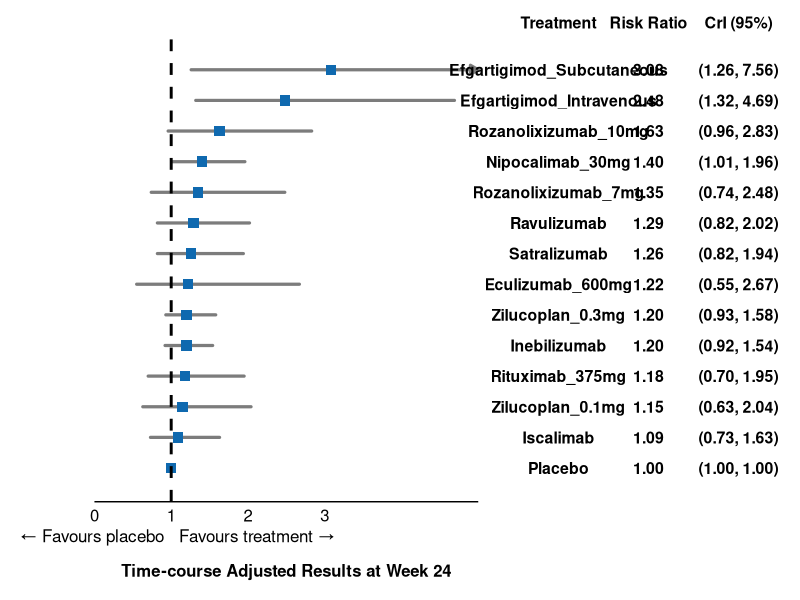
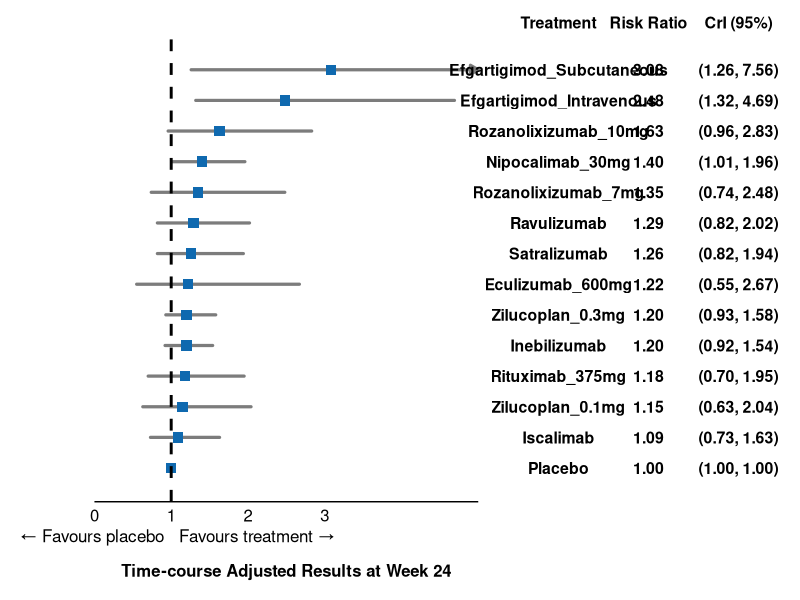

R code for these plots, in order:
library(tidyverse)
library(patchwork)

# suitably use setwd()
df <- openxlsx::read.xlsx("Table_10_QMG_3pt_improvement.xlsx")

# Preserve top-to-bottom order in the plot
df$Treatment <- factor(df$Treatment, levels = rev(df$Treatment))

# Label column combining RR and CrI, formatted with fixed decimals
df$RR_label  <- sprintf("%.2f", df$RR)
df$CrI_label <- sprintf("(%.2f, %.2f)", df$lower, df$upper)

# ---- Shared theme elements for row alignment ----
n <- nrow(df)

# ---- Axis limits & arrow logic ----
# Any CI that extends past these limits is truncated and gets an arrowhead
# on the truncated end(s) instead of running off the plot.
xlim_low  <- 0.0
xlim_high <- 5

df <- df %>%
  mutate(
    left_clip  = lower < xlim_low,
    right_clip = upper > xlim_high,
    seg_x      = ifelse(left_clip, xlim_low, lower),
    seg_xend   = ifelse(right_clip, xlim_high, upper)
  )

seg_none  <- filter(df, !left_clip & !right_clip)
seg_left  <- filter(df,  left_clip & !right_clip)
seg_right <- filter(df, !left_clip &  right_clip)
seg_both  <- filter(df,  left_clip &  right_clip)

arrow_spec <- function(ends) {
  arrow(angle = 30, length = unit(0.09, "inches"), ends = ends, type = "closed")
}

# ---- Forest plot (left panel)

p_forest <- ggplot(df, aes(x = RR, y = Treatment)) +
  # CI segments split by truncation status, each with the correct arrow ends
  geom_segment(
    data = seg_none,
    aes(x = seg_x, xend = seg_xend, y = Treatment, yend = Treatment),
    color = "#7C7C7C", linewidth = 1.1, lineend = "round"
  ) +
  geom_segment(
    data = seg_left,
    aes(x = seg_x, xend = seg_xend, y = Treatment, yend = Treatment),
    color = "#7C7C7C", linewidth = 1.1, lineend = "round", arrow = arrow_spec("first")
  ) +
  geom_segment(
    data = seg_right,
    aes(x = seg_x, xend = seg_xend, y = Treatment, yend = Treatment),
    color = "#7C7C7C", linewidth = 1.1, lineend = "round", arrow = arrow_spec("last")
  ) +
  geom_segment(
    data = seg_both,
    aes(x = seg_x, xend = seg_xend, y = Treatment, yend = Treatment),
    color = "#7C7C7C", linewidth = 1.1, lineend = "round", arrow = arrow_spec("both")
  ) +
  geom_point(size = 3.2, shape = 15, colour = "#0F69AF") +
  geom_vline(xintercept = 1,
             linetype = "dashed",
             color = "black",
             linewidth = 1) +
  annotate("text", x = 1, y = -0.15, label = "\u2190 Favours placebo",
           hjust = 1.05, vjust = 3, size = 4.3, color = "black") +
  annotate("text", x = 1, y = -0.15, label = "Favours treatment \u2192",
           hjust = -0.05, vjust = 3, size = 4.3, color = "black") +
  scale_x_continuous(
    breaks = seq(0, 3, 1), # tweak
    limits = c(xlim_low, xlim_high), # tweak
    expand = c(0, 0)
  ) +
  # Lock the y-axis order explicitly. Without this, splitting the CI lines
  # into several geom_segment() layers (one per clip scenario) can cause
  # ggplot to reorder the discrete y-axis based on which layer first
  # introduces each treatment, since each layer only holds a subset of rows.
  scale_y_discrete(limits = levels(df$Treatment), drop = FALSE) +
  labs(x = "Time-course Adjusted Results at Week 24", y = NULL) +
  coord_cartesian(ylim = c(0.5, n + 0.5), clip = "off") +
  theme_minimal(base_size = 11) +
  theme(
    panel.grid.minor = element_blank(),
    panel.grid.major.y = element_blank(),
    panel.grid.major.x = element_blank(),
    axis.text.y = element_blank(),
    axis.ticks.y = element_blank(),
    axis.text.x = element_text(size = 12, color = "black"),
    axis.line.x = element_line(),
    axis.title.x = element_text(size = 12, face = "bold", margin = margin(t = 16), vjust = -3),
    plot.margin = margin(t = 5, r = 4, b = 20, l = 60),
    plot.background  = element_blank(),
    panel.background = element_blank(),
    legend.background = element_blank(),
    legend.box.background = element_blank()
  )

# ---- Table panel (right side): Treatment | Risk Ratio | CrI (95%) ----
# Build a long-format data frame so all three "columns" share the same y-axis
# and therefore stay row-aligned with the forest plot via patchwork.

tbl <- data.frame(
  Treatment = rep(df$Treatment, 3),
  col = factor(rep(c("Treatment", "Risk Ratio", "CrI (95%)"), each = n),
               levels = c("Treatment", "Risk Ratio", "CrI (95%)")),
  label = c(as.character(df$Treatment), df$RR_label, df$CrI_label)
)

p_table <- ggplot(tbl, aes(x = col, y = Treatment, label = label)) +
  geom_text(size = 4.0, color = "black", hjust = 0.5, fontface = "bold") +
  scale_x_discrete(position = "top") +
  scale_y_discrete(limits = levels(df$Treatment), drop = FALSE) +
  coord_cartesian(ylim = c(0.5, n + 0.5), clip = "off") +
  theme_void(base_size = 11) +
  theme(
    axis.text.x.top = element_text(size = 11.5, face = "bold", color = "black",
                                   margin = margin(b = 4)),
    plot.margin = margin(t = 5, r = 0, b = 10, l = 15)
  )

# ---- Combine: forest plot (left) + table (right), rows aligned ----
final_plot <- p_forest + p_table +
  plot_layout(widths = c(1, 0.75)) + # tweak
  plot_annotation(
    theme = theme(
      plot.background = element_rect(
        fill = "transparent",
        colour = NA
      ),
      panel.background = element_rect(
        fill = "transparent",
        colour = NA
      )
    )
  )

final_plot

# suitably use setwd()
ggsave("FP_10_QMG_3pt_improvement.png",
       final_plot,
       width = 12.5,
       height = 5.5,
       dpi = 2000,
       bg = "transparent")
